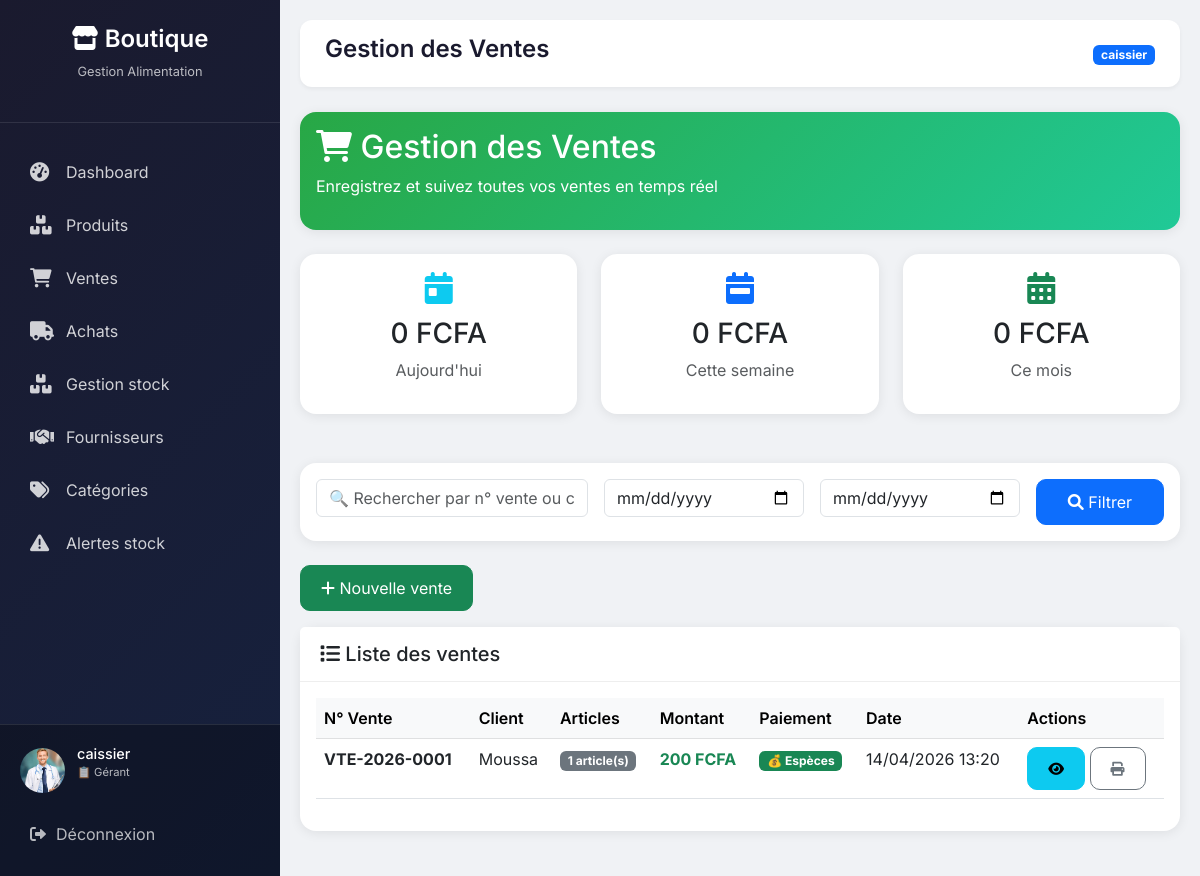
The app's page /ventes/ (signed in) with its own data.
### shop/models.py (models this page shows, shortened)
class Profil(models.Model):
    ROLE_CHOICES = (
        ('admin', 'Administrateur'),
        ('manager', 'Gérant'),
        ('comptable', 'Comptable'),
    )
    user = models.OneToOneField(User, on_delete=models.CASCADE)
    role = models.CharField(max_length=20, choices=ROLE_CHOICES,
                            default='manager')
    avatar = models.ImageField(upload_to='avatars/', blank=True, null=True)

class Vente(models.Model):
    STATUT_CHOICES = [
        ('confirmée', 'Confirmée'),
        ('annulée', 'Annulée'),
    ]
    MODE_PAIEMENT = [
        ('especes', 'Espèces'),
        ('carte', 'Carte bancaire'),
        ('cheque', 'Chèque'),
        ('moneyElectronique', 'Money électronique'),
    ]
    numero = models.CharField(max_length=50, unique=True, blank=True)
    client = models.CharField(max_length=150, blank=True)
    total = models.DecimalField(max_digits=10, decimal_places=2, default=0)
    reduction = models.DecimalField(max_digits=10, decimal_places=2, default=0)
    mode_paiement = models.CharField(max_length=50, choices=MODE_PAIEMENT)
    statut = models.CharField(max_length=20, choices=STATUT_CHOICES,
                              default='confirmée')
    agent = models.ForeignKey(settings.AUTH_USER_MODEL,
                              on_delete=models.CASCADE)
    date_vente = models.DateTimeField(auto_now_add=True)

### shop/views.py (the view)
# urls.py: path('ventes/', views.liste_ventes, name='liste_ventes'),
@login_required
def liste_ventes(request):
    from django.db import models
    from django.core.paginator import Paginator
    from django.utils import timezone
    from datetime import timedelta
    user_role = request.user.profil.role
    if user_role in ['admin', 'comptable']:
        ventes = Vente.objects.all().order_by('-date_vente')
    else:  # Gérant
        ventes = Vente.objects.filter(agent=request.user).order_by('-date_vente')
    search = request.GET.get('search', '')
    if search:
        ventes = ventes.filter(
            models.Q(numero__icontains=search) |
            models.Q(client__icontains=search)
        )
    date_debut = request.GET.get('date_debut', '')
    date_fin = request.GET.get('date_fin', '')
    if date_debut:
        ventes = ventes.filter(date_vente__date__gte=date_debut)
    if date_fin:
        ventes = ventes.filter(date_vente__date__lte=date_fin)
    aujourd_hui = timezone.now().date()
    debut_semaine = aujourd_hui - timedelta(days=aujourd_hui.weekday())
    debut_mois = aujourd_hui.replace(day=1)
    ca_jour = ventes.filter(date_vente__date=aujourd_hui).aggregate(total=Sum('total'))['total'] or 0
    ca_semaine = ventes.filter(date_vente__date__gte=debut_semaine).aggregate(total=Sum('total'))['total'] or 0
    ca_mois = ventes.filter(date_vente__date__gte=debut_mois).aggregate(total=Sum('total'))['total'] or 0
    paginator = Paginator(ventes, 10)
    page_number = request.GET.get('page', 1)
    ventes_page = paginator.get_page(page_number)
    context = {
        'ventes': ventes_page,
        'ca_jour': ca_jour,
        'ca_semaine': ca_semaine,
        'ca_mois': ca_mois,
        'search': search,
        'date_debut': date_debut,
        'date_fin': date_fin,
    }
    return render(request, 'shop/ventes/liste.html', context)

### shop/templates/shop/ventes/liste.html (shortened to what this page needs)
{% extends 'shop/base.html' %}
{% load static %}
{% block page_title %}Gestion des Ventes{% endblock %}
{% block content %}
<div class="card text-white mb-4" style="background: linear-gradient(135deg, #28a745 0%, #20c997 100%);">
    <div class="card-body">
        <h2><i class="fas fa-shopping-cart"></i> Gestion des Ventes</h2>
        <p>Enregistrez et suivez toutes vos ventes en temps réel</p>
    </div>
</div>
<div class="row g-4 mb-4">
    <div class="col-md-4">
        <div class="card text-center p-3">
            <h2 class="text-info"><i class="fas fa-calendar-day"></i></h2>
            <h3>{{ ca_jour|floatformat:0 }} FCFA</h3>
            <p class="text-muted">Aujourd'hui</p>
        </div>
    </div>
    <div class="col-md-4">
        <div class="card text-center p-3">
            <h2 class="text-primary"><i class="fas fa-calendar-week"></i></h2>
            <h3>{{ ca_semaine|floatformat:0 }} FCFA</h3>
            <p class="text-muted">Cette semaine</p>
        </div>
    </div>
    <div class="col-md-4">
        <div class="card text-center p-3">
            <h2 class="text-success"><i class="fas fa-calendar-alt"></i></h2>
            <h3>{{ ca_mois|floatformat:0 }} FCFA</h3>
            <p class="text-muted">Ce mois</p>
        </div>
    </div>
</div>
<div class="card mb-4">
    <div class="card-body">
        <div class="row g-3">
            <div class="col-md-4">
                <input type="text" id="searchInput" class="form-control" placeholder="🔍 Rechercher par n° vente ou client..." value="{{ search }}">
            </div>
            <div class="col-md-3">
                <input type="date" id="dateDebut" class="form-control" value="{{ date_debut }}" placeholder="Date début">
            </div>
            <div class="col-md-3">
                <input type="date" id="dateFin" class="form-control" value="{{ date_fin }}" placeholder="Date fin">
            </div>
            <div class="col-md-2">
                <button class="btn btn-primary w-100" id="searchBtn">
                    <i class="fas fa-search"></i> Filtrer
                </button>
            </div>
        </div>
    </div>
</div>
<div class="mb-3">
    <a href="{% url 'nouvelle_vente' %}" class="btn btn-success">
        <i class="fas fa-plus"></i> Nouvelle vente
    </a>
</div>
<div class="card">
    <div class="card-header bg-white">
        <h5 class="mb-0"><i class="fas fa-list"></i> Liste des ventes</h5>
    </div>
    <div class="card-body">
        <div class="table-responsive">
            <table class="table table-hover">
                <thead class="table-light">
                    <tr>
                        <th>N° Vente</th>
                        <th>Client</th>
                        <th>Articles</th>
                        <th>Montant</th>
                        <th>Paiement</th>
                        <th>Date</th>
                        <th>Actions</th>
                    </tr>
                </thead>
                <tbody>
                    {% for vente in ventes %}
                    <tr>
                        <td><strong>{{ vente.numero }}</strong></td>
                        <td>{{ vente.client|default:"Client anonyme" }}</small></td>
                        <td>
                            <span class="badge bg-secondary">{{ vente.lignes.count }} article(s)</span>
                        </small></td>
                        <td>
                            <strong class="text-success">{{ vente.total|floatformat:0 }} FCFA</strong>
                        </small></td>
                        <td>
                            {% if vente.mode_paiement == 'especes' %}
                                <span class="badge bg-success">💰 Espèces</span>
                            {% elif vente.mode_paiement == 'carte' %}
                                <span class="badge bg-info">💳 Carte</span>
                            {% else %}
                                <span class="badge bg-warning">📱 Mobile</span>
                            {% endif %}
                        </small></td>
                        <td>{{ vente.date_vente|date:"d/m/Y H:i" }}</small></td>
                        <td>
                            <a href="{% url 'detail_vente' vente.id %}" class="btn btn-sm btn-info" title="Voir détail">
    <i class="fas fa-eye"></i>
</a>
                            <a href="#" class="btn btn-sm btn-outline-secondary">
                                <i class="fas fa-print"></i>
                            </a>
                        </small></td>
                    </tr>
                    {% endfor %}
                </tbody>
            </table>
        </div>
    </div>
</div>
{% endblock %}

### shop/templates/shop/base.html (shortened to what this page needs)
<!DOCTYPE html>
<html lang="fr">
<head>
    <link href="https://cdn.jsdelivr.net/npm/bootstrap@5.3.0/dist/css/bootstrap.min.css" rel="stylesheet">
    <link rel="stylesheet" href="https://cdnjs.cloudflare.com/ajax/libs/font-awesome/6.0.0-beta3/css/all.min.css">
</head>
<body>
<div class="sidebar" id="sidebar">
    <div class="sidebar-header">
        <h3><i class="fas fa-store"></i> Boutique</h3>
        <p>Gestion Alimentation</p>
    </div>
    <ul class="nav-menu">
        <li class="nav-item">
            <a href="
                {% if user.profil.role == 'admin' %}
                    {% url 'dashboard_admin' %}
                {% elif user.profil.role == 'comptable' %}
                    {% url 'dashboard_comptable' %}
                {% else %}
                    {% url 'dashboard_gerant' %}
                {% endif %}
            " class="nav-link">
                <i class="fas fa-tachometer-alt"></i>
                <span>Dashboard</span>
            </a>
        </li>
        {% if user.profil.role != 'comptable' %}
        <li class="nav-item">
            <a href="{% url 'liste_produits' %}" class="nav-link">
                <i class="fas fa-boxes"></i>
                <span>Produits</span>
            </a>
        </li>
        {% endif %}
        <li class="nav-item">
            <a href="{% url 'liste_ventes' %}" class="nav-link">
                <i class="fas fa-shopping-cart"></i>
                <span>Ventes</span>
            </a>
        </li>
        <li class="nav-item">
            <a href="{% url 'liste_achats' %}" class="nav-link">
                <i class="fas fa-truck"></i>
                <span>Achats</span>
            </a>
        </li>
        {% if user.profil.role != 'comptable' %}
        <li class="nav-item">
            <a href="{% url 'gestion_stock' %}" class="nav-link">
                <i class="fas fa-boxes"></i>
                <span>Gestion stock</span>
            </a>
        </li>
        {% endif %}
        {% if user.profil.role != 'comptable' %}
        <li class="nav-item">
            <a href="{% url 'liste_fournisseurs' %}" class="nav-link">
                <i class="fas fa-handshake"></i>
                <span>Fournisseurs</span>
            </a>
        </li>
        {% endif %}
        {% if user.profil.role != 'comptable' %}
        <li class="nav-item">
            <a href="{% url 'liste_categories' %}" class="nav-link">
                <i class="fas fa-tags"></i>
                <span>Catégories</span>
            </a>
        </li>
        {% endif %}
        {% if user.profil.role != 'comptable' %}
        <li class="nav-item">
            <a href="{% url 'alertes_stock' %}" class="nav-link">
                <i class="fas fa-exclamation-triangle"></i>
                <span>Alertes stock</span>
            </a>
        </li>
        {% endif %}
    </ul>
    <div class="user-section">
        <div class="user-info">
            <div class="user-avatar">
                {% if user.profil.avatar %}
                    <img src="{{ user.profil.avatar.url }}" alt="{{ user.username }}">
                {% else %}
                    {{ user.username|make_list|first|upper }}
                {% endif %}
            </div>
            <div class="user-details">
                <h5>{{ user.username }}</h5>
                <p>
                    {% if user.profil.role == 'admin' %}
                        👑 Administrateur
                    {% elif user.profil.role == 'comptable' %}
                        💰 Comptable
                    {% else %}
                        📋 Gérant
                    {% endif %}
                </p>
            </div>
        </div>
        <a href="{% url 'deconnexion' %}" class="logout-link">
            <i class="fas fa-sign-out-alt"></i> Déconnexion
        </a>
    </div>
</div>
<div class="main-content" id="mainContent">
    <div class="top-bar">
        <h1 class="page-title">{% block page_title %}Dashboard{% endblock %}</h1>
        <div class="top-bar-right">
            <span class="badge bg-primary">{{ user.username }}</span>
        </div>
    </div>
    {% block content %}{% endblock %}
</div>
</body>
</html>

### shop/templates/shop/base.html (style rules this page uses)
* { margin: 0; padding: 0; box-sizing: border-box; }
body { font-family: 'Inter', sans-serif; background: #f0f2f5; }
.sidebar { position: fixed; left: 0; top: 0; width: 280px; height: 100%; background: linear-gradient(135deg, #1a1a2e 0%, #16213e 100%); color: white; transition: transform 0.3s ease; z-index: 1000; overflow-y: auto; display: flex; flex-direction: column; }
.sidebar-header { padding: 25px 20px; text-align: center; border-bottom: 1px solid rgba(255,255,255,0.1); margin-bottom: 20px; flex-shrink: 0; }
.sidebar-header h3 { font-size: 1.5rem; font-weight: 600; }
.sidebar-header p { font-size: 0.8rem; opacity: 0.7; margin-top: 5px; }
.nav-menu { list-style: none; padding: 0; margin: 0; flex: 1; }
.nav-item { margin: 5px 15px; }
.nav-link { display: flex; align-items: center; padding: 12px 15px; color: rgba(255,255,255,0.8); text-decoration: none; border-radius: 10px; transition: all 0.3s; gap: 12px; }
.nav-link i { width: 24px; font-size: 1.2rem; }
.user-section { padding: 20px; border-top: 1px solid rgba(255,255,255,0.1); background: rgba(0,0,0,0.3); flex-shrink: 0; }
.user-info { display: flex; align-items: center; gap: 12px; margin-bottom: 15px; }
.user-avatar { width: 45px; height: 45px; background: #667eea; border-radius: 50%; display: flex; align-items: center; justify-content: center; font-weight: bold; font-size: 1.2rem; overflow: hidden; }
.user-avatar img { width: 100%; height: 100%; object-fit: cover; }
.user-details h5 { font-size: 0.9rem; margin-bottom: 2px; }
.user-details p { font-size: 0.7rem; opacity: 0.7; }
.logout-link { display: flex; align-items: center; gap: 10px; color: rgba(255,255,255,0.7); text-decoration: none; padding: 10px; border-radius: 8px; transition: all 0.3s; }
.main-content { margin-left: 280px; padding: 20px; min-height: 100vh; }
.top-bar { background: white; border-radius: 12px; padding: 15px 25px; margin-bottom: 25px; display: flex; justify-content: space-between; align-items: center; box-shadow: 0 2px 4px rgba(0,0,0,0.05); }
.page-title { font-size: 1.5rem; font-weight: 600; color: #1a1a2e; }
.card { background: white; border-radius: 16px; box-shadow: 0 2px 12px rgba(0,0,0,0.08); border: none; margin-bottom: 25px; }
.card-header { background: white; border-bottom: 1px solid #eee; padding: 15px 20px; font-weight: 600; border-radius: 16px 16px 0 0; }
.btn { border-radius: 10px; padding: 10px 20px; }
.table th { background: #f8f9fa; font-weight: 600; }

### records on screen
Vente: numero "VTE-2026-0001", client "Moussa", lignes.count "1", total "200", mode_paiement "💰 Espèces", date_vente "14/04/2026 13:20"

### other values on screen
{{ user.username }} "caissier"
{{ ca_jour|floatformat:0 }} "0"
{{ ca_semaine|floatformat:0 }} "0"
{{ ca_mois|floatformat:0 }} "0"
